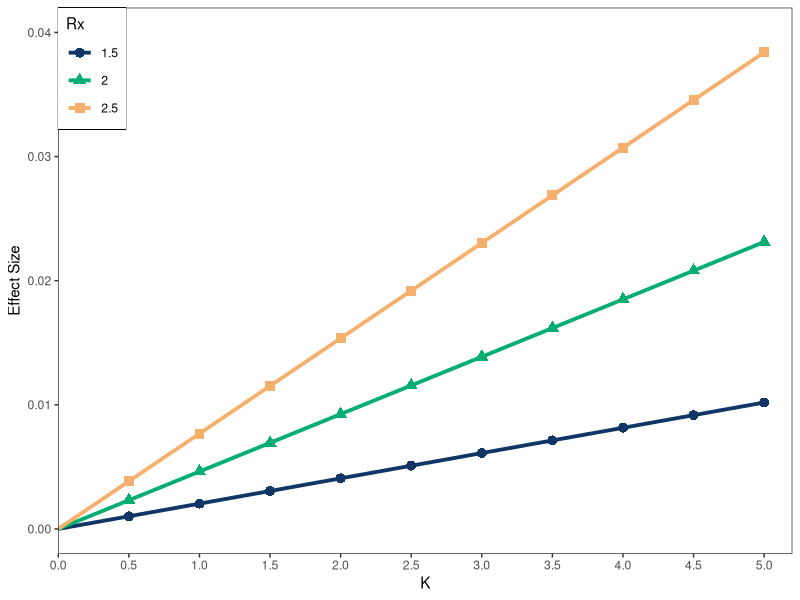
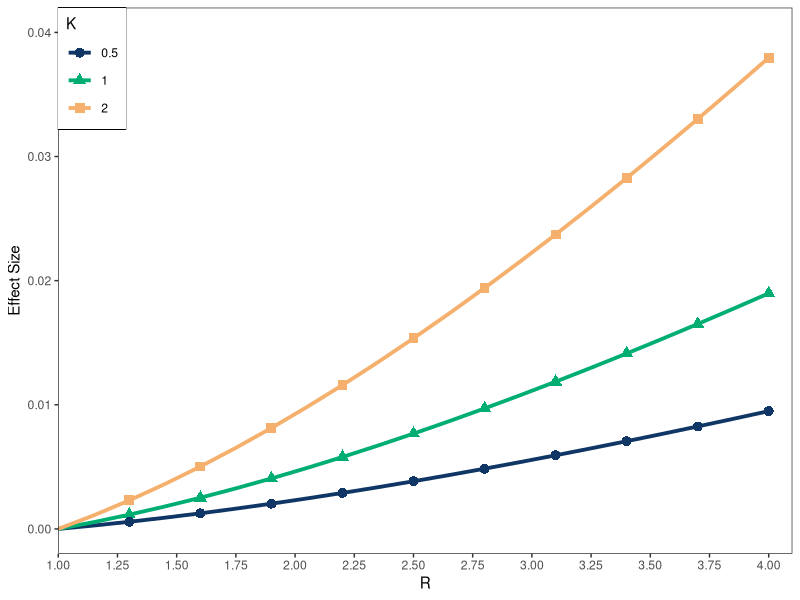
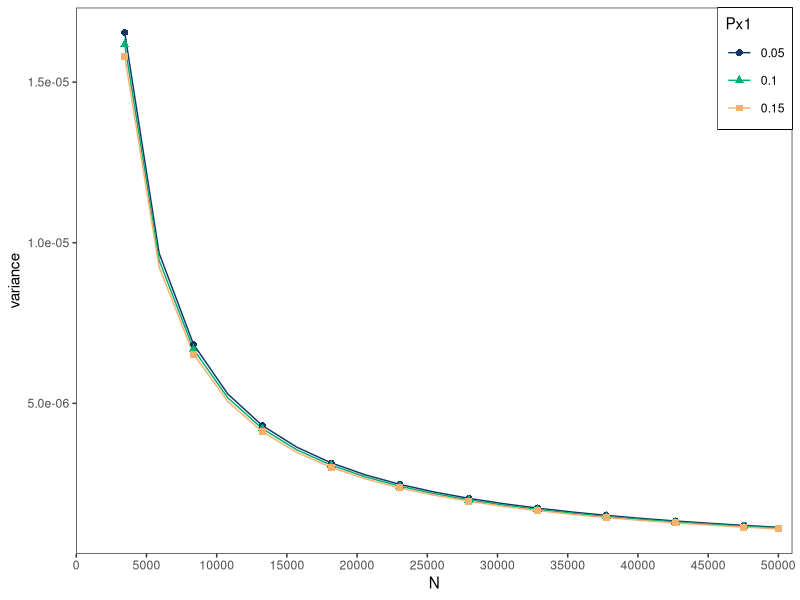
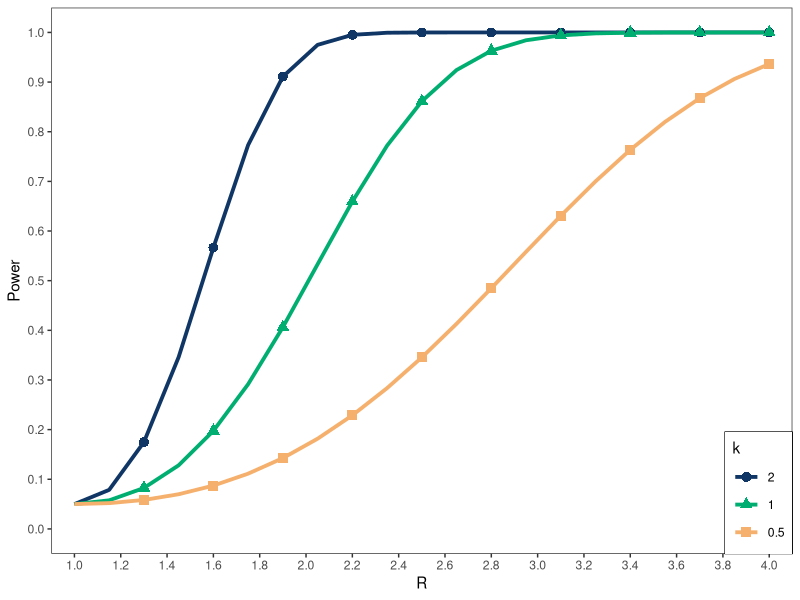
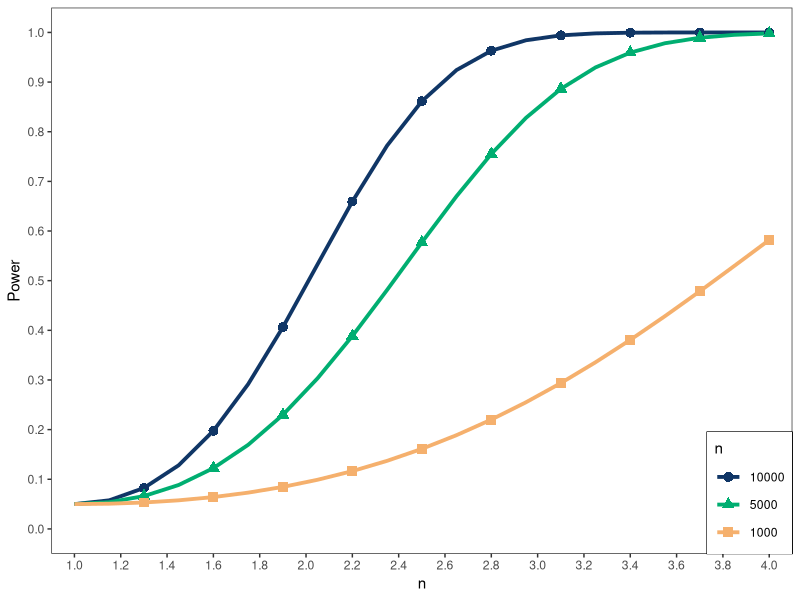
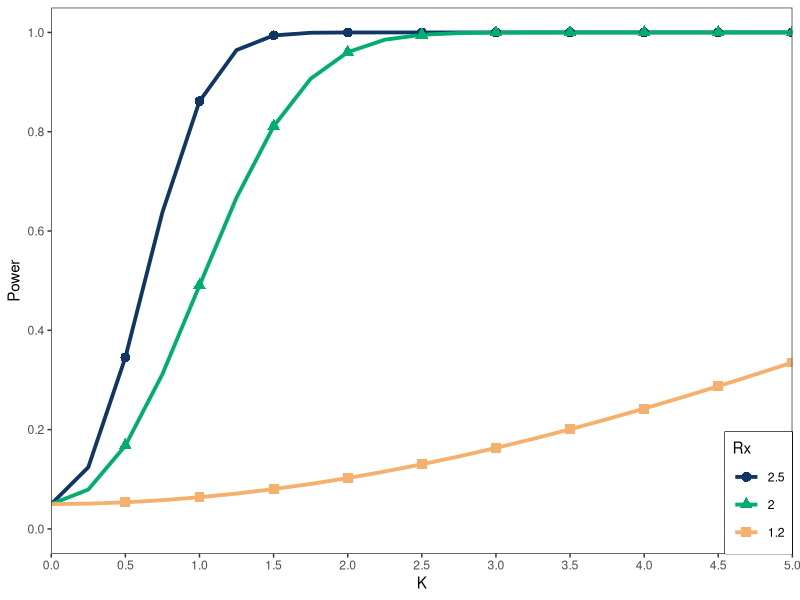
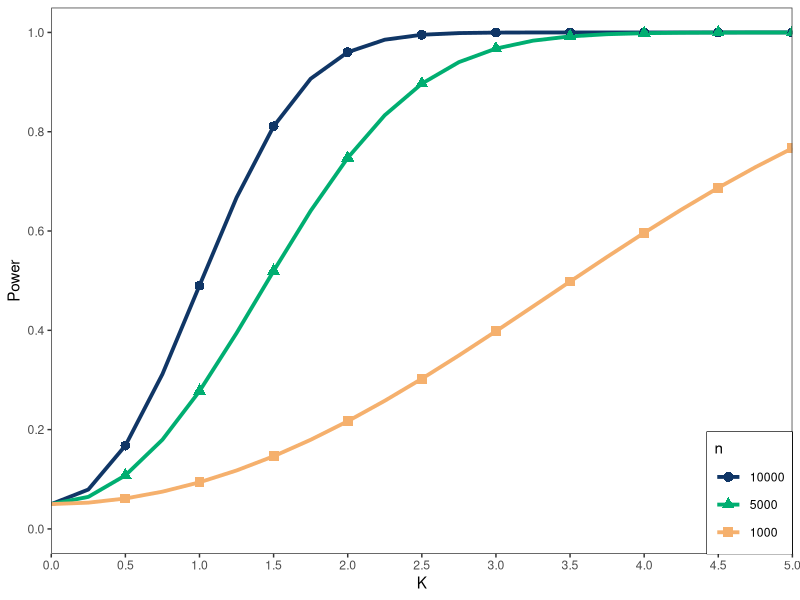
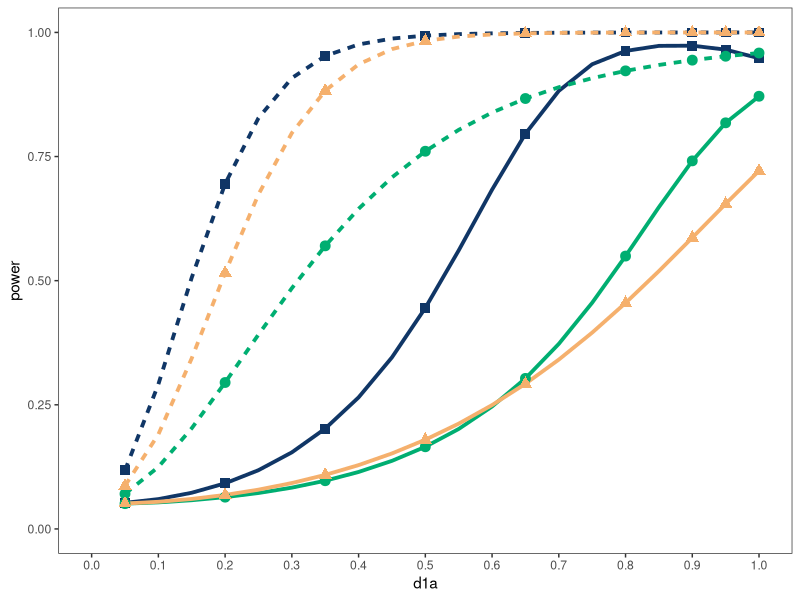

The R source for these figures, in order:
#library related packages
library(reshape2) 
library(ggplot2)   
library(ggpubr)

#basic function
#Pm1,Pm2,Px1,Px2 are the probabilities of carrying gene M1, M2, X1, and X2 by the affected individual,respectively.
#d1 is the LD between X1 and M1, d2 is the LD between X2 and M2, k is the coefficient of interaction, r1 is the relative risks of X1, and r2 is the relative risks of X2.
#PD is the disease prevalence, nD is the size of N chromosomes for the case-control sample, sig.level is the significant criterion p-value, and df is the degree of freedom.
myfunctionE<-function(Pm1,Pm2,Px1,Px2,d1,d2,k,r1,r2,PD,nD,sig.level,df){   
  #Calculate frequency of chromosomes in case samples that carrying X1, X2,The notation * indicates any allele of 0 or 1 at the current site.fx1d is f1*D, fx2d is f*1D.
  fx1d<-r1*Px1/(1+(r1-1)*Px1)           
  fx2d<-r2*Px2/(1+(r2-1)*Px2)    
  #Let nd equals nD
  nd<-nD
  #Calculate f11D, f10D, f01D, and f00D in case samples, f notes the frequencies of disease genes (X1 and X2)
  f11D<-(1+k)*fx1d*fx2d                
  f10D<-fx1d-(1+k)*fx1d*fx2d            
  f01D<-fx2d-(1+k)*fx1d*fx2d            
  f00D<-1-fx1d-fx2d+(1+k)*fx1d*fx2d  
  #Calculate t1,t2 (t1,t2 are parameters required to calculate frequencies in the control group)
  ta<-1-fx1d*PD/Px1                    
  tb<-1-(1-fx1d)*PD/(1-Px1)
  tc<-1-fx2d*PD/Px2
  td<-1-(1-fx2d)*PD/(1-Px2)
  t1<-ta/tb
  t2<-tc/td
  #Calculate Calculate frequency of chromosomes in control samples that carrying X1, X2, The notation * indicates any allele of 0 or 1 at the current site.dfx1 is f1*d, dfx2 is f*1d.
  dfx1<-t1*Px1/(1+(t1-1)*Px1)          
  dfx2<-t2*Px2/(1+(t2-1)*Px2)    
  #Calculate the frequencies of disease genes in control samples
  df11<-(1+k)*dfx1*dfx2                 
  df10<-dfx1-(1+k)*dfx1*dfx2            
  df01<-dfx2-(1+k)*dfx1*dfx2           
  df00<-1-dfx1-dfx2+(1+k)*dfx1*dfx2  
  #Calculate P(m1=1|x1=1),P(m2=1|x2=1),P(m1=1|x1=0),P(m2=1|x2=0),P(m1=0|x1=1),P(m2=0|x2=1),P(m1=0|x1=0), and P(m2=0|x2=0)
  Pa1<-(Pm1*Px1+d1)/Px1                
  Pa2<-(Pm2*Px2+d2)/Px2                 
  Pb1<-(Pm1*(1-Px1)+d1)/(1-Px1)         
  Pb2<-(Pm2*(1-Px2)+d2)/(1-Px2)         
  Pc1<-((1-Pm1)*Px1+d1)/Px1             
  Pc2<-((1-Pm2)*Px2+d2)/Px2            
  Pd1<-((1-Pm1)*(1-Px1)+d1)/(1-Px1)    
  Pd2<-((1-Pm2)*(1-Px2)+d2)/(1-Px2)    
  #Calculate 4 frequencies p11D,p22D,p12D, and p21D for the case samples
  p11D<-Pa1*Pa2*f11D+Pb1*Pa2*f01D+Pa1*Pb2*f10D+Pb1*Pb2*f00D
  p22D<-Pc1*Pc2*f11D+Pd1*Pc2*f01D+Pc1*Pd2*f10D+Pd1*Pd2*f00D
  p12D<-Pa1*Pc2*f11D+Pb1*Pc2*f01D+Pa1*Pd2*f10D+Pb1*Pd2*f00D
  p21D<-Pc1*Pa2*f11D+Pd1*Pa2*f01D+Pc1*Pb2*f10D+Pd1*Pb2*f00D
  #Calculate 4 frequencies p11d,p22d,p12d, and p21d for the control samples
  p11d<-Pa1*Pa2*df11+Pb1*Pa2*df01+Pa1*Pb2*df10+Pb1*Pb2*df00 
  p22d<-Pc1*Pc2*df11+Pd1*Pc2*df01+Pc1*Pd2*df10+Pd1*Pd2*df00
  p12d<-Pa1*Pc2*df11+Pb1*Pc2*df01+Pa1*Pd2*df10+Pb1*Pd2*df00
  p21d<-Pc1*Pa2*df11+Pd1*Pa2*df01+Pc1*Pb2*df10+Pd1*Pb2*df00
  #Calculate the expectation E1 of the LD between the marker genes M1 and M2 for the case group and E2 for the control group 
  E1<-p11D*p22D-p12D*p21D              
  E2<-p11d*p22d-p12d*p21d    
  #Calculate the expectation of effect size of gene-gene interaction in the case-control study
  dE<-E1-E2 
  #Calculate the covariance V1 of the difference of frequencies for the case group and the covariance V2 of the difference of frequencies for the control group
  V1<-((p11D+p12D)*(1-p11D-p12D)*(p11D+p21D)*(1-p11D-p21D)+(1-2*p11D-2*p12D)*(1-2*p11D-2*p21D)*(p11D*p22D-p12D*p21D)-(p11D*p22D-p12D*p21D)*(p11D*p22D-p12D*p21D))/nD 
  V2<-((p11d+p12d)*(1-p11d-p12d)*(p11d+p21d)*(1-p11d-p21d)+(1-2*p11d-2*p12d)*(1-2*p11d-2*p21d)*(p11d*p22d-p12d*p21d)-(p11d*p22d-p12d*p21d)*(p11d*p22d-p12d*p21d))/nd     
  #Calculate V, the sum of V1 and V2
  V<-V1+V2  
  #Calculate the statistic T
  T<-dE*dE/V
  #Connect sig.level, df, and power1
  k1<- qchisq(sig.level, df = df, lower = FALSE)
  #Calculate the power1 value in the chi-square test
  power1<-pchisq(k1, df = df, ncp = T, lower = FALSE)
  #Output dE,V,and power1
  result <- data.frame(dE=dE,V=V,power1=power1)
  print(result)
}

myfunctionE2<-function(Pm1,Pm2,Px1,Px2,d1a,d2a,k,r1,r2,PD,nD,nd,sig.level,df){   #d1a=D1*D1,d2a=D2*D2
  #Calculate d1max and d2max
  d1max<-min(Px1*(1-Pm1),Pm1*(1-Px1))           
  d2max<-min(Px2*(1-Pm2),Pm2*(1-Px2))
  #Calculate Lewontin's d1 and Lewontin's d2
  d1<-d1max*d1a          
  d2<-d2max*d2a           
  #Calculate frequency of chromosomes in case samples that carrying X1, X2,The notation * indicates any allele of 0 or 1 at the current site.fx1d is f1*D, fx2d is f*1D.
  fx1d<-r1*Px1/(1+(r1-1)*Px1)           
  fx2d<-r2*Px2/(1+(r2-1)*Px2)           
  #Calculate f11D, f10D, f01D, and f00D in case samples, f notes the frequencies of disease genes (X1 and X2)
  f11D<-(1+k)*fx1d*fx2d                
  f10D<-fx1d-(1+k)*fx1d*fx2d            
  f01D<-fx2d-(1+k)*fx1d*fx2d            
  f00D<-1-fx1d-fx2d+(1+k)*fx1d*fx2d  
  #Calculate t1,t2 (t1,t2 are parameters required to calculate frequencies in the control group)
  ta<-1-fx1d*PD/Px1                    
  tb<-1-(1-fx1d)*PD/(1-Px1)
  tc<-1-fx2d*PD/Px2
  td<-1-(1-fx2d)*PD/(1-Px2)
  t1<-ta/tb
  t2<-tc/td
  #Calculate Calculate frequency of chromosomes in control samples that carrying X1, X2, The notation * indicates any allele of 0 or 1 at the current site.dfx1 is f1*d, dfx2 is f*1d.
  dfx1<-t1*Px1/(1+(t1-1)*Px1)          
  dfx2<-t2*Px2/(1+(t2-1)*Px2)    
  #Calculate the frequencies of disease genes in control samples
  df11<-(1+k)*dfx1*dfx2                 
  df10<-dfx1-(1+k)*dfx1*dfx2            
  df01<-dfx2-(1+k)*dfx1*dfx2           
  df00<-1-dfx1-dfx2+(1+k)*dfx1*dfx2  
  #Calculate P(m1=1|x1=1),P(m2=1|x2=1),P(m1=1|x1=0),P(m2=1|x2=0),P(m1=0|x1=1),P(m2=0|x2=1),P(m1=0|x1=0), and P(m2=0|x2=0)
  Pa1<-(Pm1*Px1+d1)/Px1                
  Pa2<-(Pm2*Px2+d2)/Px2                 
  Pb1<-(Pm1*(1-Px1)+d1)/(1-Px1)         
  Pb2<-(Pm2*(1-Px2)+d2)/(1-Px2)         
  Pc1<-((1-Pm1)*Px1+d1)/Px1             
  Pc2<-((1-Pm2)*Px2+d2)/Px2            
  Pd1<-((1-Pm1)*(1-Px1)+d1)/(1-Px1)    
  Pd2<-((1-Pm2)*(1-Px2)+d2)/(1-Px2)    
  #Calculate 4 frequencies p11D,p22D,p12D, and p21D for the case samples
  p11D<-Pa1*Pa2*f11D+Pb1*Pa2*f01D+Pa1*Pb2*f10D+Pb1*Pb2*f00D
  p22D<-Pc1*Pc2*f11D+Pd1*Pc2*f01D+Pc1*Pd2*f10D+Pd1*Pd2*f00D
  p12D<-Pa1*Pc2*f11D+Pb1*Pc2*f01D+Pa1*Pd2*f10D+Pb1*Pd2*f00D
  p21D<-Pc1*Pa2*f11D+Pd1*Pa2*f01D+Pc1*Pb2*f10D+Pd1*Pb2*f00D
  #Calculate 4 frequencies p11d,p22d,p12d, and p21d for the control samples
  p11d<-Pa1*Pa2*df11+Pb1*Pa2*df01+Pa1*Pb2*df10+Pb1*Pb2*df00 
  p22d<-Pc1*Pc2*df11+Pd1*Pc2*df01+Pc1*Pd2*df10+Pd1*Pd2*df00
  p12d<-Pa1*Pc2*df11+Pb1*Pc2*df01+Pa1*Pd2*df10+Pb1*Pd2*df00
  p21d<-Pc1*Pa2*df11+Pd1*Pa2*df01+Pc1*Pb2*df10+Pd1*Pb2*df00
  #Calculate the expectation E1 of the LD between the marker genes M1 and M2 for the case group and E2 for the control group 
  E1<-p11D*p22D-p12D*p21D              
  E2<-p11d*p22d-p12d*p21d    
  #Calculate the expectation of effect size of gene-gene interaction in the case-control study
  dE<-E1-E2 
  #Calculate the covariance V1 of the difference of frequencies for the case group and the covariance V2 of the difference of frequencies for the control group
  V1<-((p11D+p12D)*(1-p11D-p12D)*(p11D+p21D)*(1-p11D-p21D)+(1-2*p11D-2*p12D)*(1-2*p11D-2*p21D)*(p11D*p22D-p12D*p21D)-(p11D*p22D-p12D*p21D)*(p11D*p22D-p12D*p21D))/nD 
  V2<-((p11d+p12d)*(1-p11d-p12d)*(p11d+p21d)*(1-p11d-p21d)+(1-2*p11d-2*p12d)*(1-2*p11d-2*p21d)*(p11d*p22d-p12d*p21d)-(p11d*p22d-p12d*p21d)*(p11d*p22d-p12d*p21d))/nd     
  #Calculate V, the sum of V1 and V2
  V<-V1+V2  
  #Calculate the statistic T
  T<-dE*dE/V
  #Connect sig.level, df, and powe1r
  k1<- qchisq(sig.level, df = df, lower = FALSE)
  #Calculate the power value in the chi-square test
  power1<-pchisq(k1, df = df, ncp = T, lower = FALSE)
  #Output d1,d2,r1a,r2a,and power
  result <- data.frame(d1=d1,d2=d2,power1=power1)
  print(result)
}

myfunctionE3<-function(Pm1,Pm2,Px1,Px2,d1a,d2a,k,r1,r2,PD,nD,nd,sig.level,df){   #d1a=D1*D1,d2a=D2*D2
  #Calculate d1max and d2max
  d1max<-min(Px1*(1-Pm1),Pm1*(1-Px1))           
  d2max<-min(Px2*(1-Pm2),Pm2*(1-Px2))
  #Calculate Lewontin's d1 and Lewontin's d2
  d1<-d1max*d1a          
  d2<-d2max*d2a           
  #Calculate frequency of chromosomes in case samples that carrying X1, X2,The notation * indicates any allele of 0 or 1 at the current site.fx1d is f1*D, fx2d is f*1D.
  fx1d<-r1*Px1/(1+(r1-1)*Px1)           
  fx2d<-r2*Px2/(1+(r2-1)*Px2)           
  #Calculate f11D, f10D, f01D, and f00D in case samples, f notes the frequencies of disease genes (X1 and X2)
  f11D<-(1+k)*fx1d*fx2d                
  f10D<-fx1d-(1+k)*fx1d*fx2d            
  f01D<-fx2d-(1+k)*fx1d*fx2d            
  f00D<-1-fx1d-fx2d+(1+k)*fx1d*fx2d  
  #Calculate t1,t2 (t1,t2 are parameters required to calculate frequencies in the control group)
  ta<-1-fx1d*PD/Px1                    
  tb<-1-(1-fx1d)*PD/(1-Px1)
  tc<-1-fx2d*PD/Px2
  td<-1-(1-fx2d)*PD/(1-Px2)
  t1<-ta/tb
  t2<-tc/td
  #Calculate Calculate frequency of chromosomes in control samples that carrying X1, X2, The notation * indicates any allele of 0 or 1 at the current site.dfx1 is f1*d, dfx2 is f*1d.
  dfx1<-t1*Px1/(1+(t1-1)*Px1)          
  dfx2<-t2*Px2/(1+(t2-1)*Px2)    
  #Calculate the frequencies of disease genes in control samples
  df11<-(1+k)*dfx1*dfx2                 
  df10<-dfx1-(1+k)*dfx1*dfx2            
  df01<-dfx2-(1+k)*dfx1*dfx2           
  df00<-1-dfx1-dfx2+(1+k)*dfx1*dfx2  
  #Calculate P(m1=1|x1=1),P(m2=1|x2=1),P(m1=1|x1=0),P(m2=1|x2=0),P(m1=0|x1=1),P(m2=0|x2=1),P(m1=0|x1=0), and P(m2=0|x2=0)
  Pa1<-(Pm1*Px1+d1)/Px1                
  Pa2<-(Pm2*Px2+d2)/Px2                 
  Pb1<-(Pm1*(1-Px1)+d1)/(1-Px1)         
  Pb2<-(Pm2*(1-Px2)+d2)/(1-Px2)         
  Pc1<-((1-Pm1)*Px1+d1)/Px1             
  Pc2<-((1-Pm2)*Px2+d2)/Px2            
  Pd1<-((1-Pm1)*(1-Px1)+d1)/(1-Px1)    
  Pd2<-((1-Pm2)*(1-Px2)+d2)/(1-Px2)    
  #Calculate 4 frequencies p11D,p22D,p12D, and p21D for the case samples
  p11D<-Pa1*Pa2*f11D+Pb1*Pa2*f01D+Pa1*Pb2*f10D+Pb1*Pb2*f00D
  p22D<-Pc1*Pc2*f11D+Pd1*Pc2*f01D+Pc1*Pd2*f10D+Pd1*Pd2*f00D
  p12D<-Pa1*Pc2*f11D+Pb1*Pc2*f01D+Pa1*Pd2*f10D+Pb1*Pd2*f00D
  p21D<-Pc1*Pa2*f11D+Pd1*Pa2*f01D+Pc1*Pb2*f10D+Pd1*Pb2*f00D
  #Calculate 4 frequencies p11d,p22d,p12d, and p21d for the control samples
  p11d<-Pa1*Pa2*df11+Pb1*Pa2*df01+Pa1*Pb2*df10+Pb1*Pb2*df00 
  p22d<-Pc1*Pc2*df11+Pd1*Pc2*df01+Pc1*Pd2*df10+Pd1*Pd2*df00
  p12d<-Pa1*Pc2*df11+Pb1*Pc2*df01+Pa1*Pd2*df10+Pb1*Pd2*df00
  p21d<-Pc1*Pa2*df11+Pd1*Pa2*df01+Pc1*Pb2*df10+Pd1*Pb2*df00
  #Calculate the expectation E3 of the odd ratio for the case group and the control group 
  E3<-(p11D+p12D)*(p21d+p22d)/((p21D+p22D)*(p11d+p12d))    
  #Calculate the variance of the estimated variance of the logarithm of the odd ratio
  V3<-1/(nD*(p11D+p12D))+1/(nD*(p21D+p22D))+1/(nd*(p11d+p12d))+1/(nd*(p21d+p22d))
  #Calculate the statistic T2
  T2<-log(E3)*log(E3)/V3
  #Connect sig.level, df, and power2
  k1<- qchisq(sig.level, df = df, lower = FALSE)
  #Calculate the power value in the chi-square test
  power2<-pchisq(k1, df = df, ncp = T2, lower = FALSE)
  #Output d1,d2,r1a,r2a,and power2
  result <- data.frame(d1=d1,d2=d2,power2=power2)
  print(result)
}


##Generate data and draw the figure of fig.1
#investigate the relationship between dE and k under different values of r1,r2(r1=r2)
output1a <- data.frame(K=seq(0,5,0.25),
                       Rx=rep(c(2.5,2,1.5),each=21))
tmp <- myfunctionE(0.05,0.05,0.05,0.05,0.0475,0.0475,output1a$K,output1a$Rx,output1a$Rx,0.1,10000,0.05,1)
output1a$Size <- tmp$dE

data <- output1a
data$Rx<-as.factor(data$Rx)
data2<-data[-c(1,22,43,seq(2,20,2),seq(23,41,2),seq(44,62,2)),]

p1<-ggplot()+
  geom_line(data = data,aes(x=K,y=Size,group=Rx,color=Rx),linewidth=1.3)+
  geom_point(data = data2,aes(x=K,y=Size,group=Rx,color=Rx,shape=Rx),size=3)+
  scale_color_manual(values = c('#103666','#00ae71','#f5b06d'))+ 
  xlab("K")+
  ylab("Effect Size")+
  theme_bw() +
  theme(panel.grid.major=element_line(colour=NA),
        panel.background = element_rect(fill = "transparent",colour = NA),
        plot.background = element_rect(fill = "transparent",colour = NA),
        panel.grid.minor = element_blank(),
        legend.position = c(0,1),
        legend.justification = c(0,1),
        legend.box.background = element_rect(color="black"),
        legend.key.size=unit(20,"pt"))+
  scale_x_continuous(expand=c(0,0),limits = c(0,5.2),breaks = seq(0,5,0.5))+
  scale_y_continuous(limits = c(0,0.04),breaks = seq(0,0.04,0.01))

ggsave("size-K.pdf", plot = p1, height = 4, width = 5)

#investigate the relationship between mathematical expectation (dE) , the relative risk ratio of X1 (r1,r2) under different values of the gene interaction strength of X1 and X2 (k)
output1b <- data.frame(K=rep(c(2,1,0.5),each=21),
                       Rx=seq(1,4,0.15))
tmp <- myfunctionE(0.05,0.05,0.05,0.05,0.0475,0.0475,output1b$K,output1b$Rx,output1b$Rx,0.1,10000,0.05,1)
output1b$Size <- tmp$dE

data <- output1b
data$K<-as.factor(data$K)
data2<-data[-c(1,22,43,seq(2,20,2),seq(23,41,2),seq(44,62,2)),]

p1<-ggplot()+
  geom_line(data = data,aes(x=Rx,y=Size,group=K,color=K),linewidth=1.3)+
  geom_point(data = data2,aes(x=Rx,y=Size,group=K,color=K,shape=K),size=3)+
  scale_color_manual(values = c('#103666','#00ae71','#f5b06d'))+ 
  xlab("R")+
  ylab("Effect Size")+
  theme_bw() +
  theme(panel.grid.major=element_line(colour=NA),
        panel.background = element_rect(fill = "transparent",colour = NA),
        plot.background = element_rect(fill = "transparent",colour = NA),
        panel.grid.minor = element_blank(),
        legend.position = c(0,1),
        legend.justification = c(0,1),
        legend.box.background = element_rect(color="black"),
        legend.key.size=unit(20,"pt"))+
  scale_x_continuous(expand=c(0,0),limits = c(1,4.1),breaks = seq(1,4,0.25))+
  scale_y_continuous(limits = c(0,0.04),breaks = seq(0,0.04,0.01))

ggsave("size-RR.pdf", plot = p1, height = 4, width = 5)


##Generate data and draw the figure of fig.2
#investigate the relationship between variance and the total chromosome number of the disease population (nD) under different values of the frequency of allele X1 (Px1)  
output1c <- data.frame(n=seq(3450,50000,2450),
                       Px1=rep(c(0.05,0.1,0.15),each=20))
tmp <- myfunctionE(0.05,0.05,output1c$Px1,0.05,0.0475,0.0475,1,2,2,0.1,output1c$n,0.05,1)
output1c$Variance <- tmp$V

data <- output1c
data$Px1<-as.factor(data$Px1)
data2<-data[-seq(2,59,2),]

p1<-ggplot()+
  geom_line(data = data,aes(x=n,y=Variance,group=Px1,color=Px1),linewidth=0.5)+
  geom_point(data = data2,aes(x=n,y=Variance,group=Px1,color=Px1,shape=Px1),size=2)+
  scale_color_manual(values = c('#103666','#00ae71','#f5b06d'))+ 
  xlab("N")+
  ylab("variance")+
  theme_bw() +
  theme(panel.grid.major=element_line(colour=NA),
        panel.background = element_rect(fill = "transparent",colour = NA),
        plot.background = element_rect(fill = "transparent",colour = NA),
        panel.grid.minor = element_blank(),
        legend.position = c(1,1),
        legend.justification = c(1,1),
        legend.box.background = element_rect(color="black"),
        legend.key.size=unit(20,"pt"))+
  scale_x_continuous(expand=c(0,0),limits = c(0,51000),breaks = seq(0,50000,5000))

ggsave("variance-n.pdf", plot = p1, height = 3, width = 4)
write.csv(data,"variance-n.csv")


##Generate data and draw the figure of fig.3
#investigate the relationship between power1 and r1,r2(r1=r2) under different values of k(fig.3A)
output1d <- data.frame(Rx=seq(1,4,0.15),
                       k=rep(c(2,1,0.5),each=21))
tmp <- myfunctionE(0.05,0.05,0.05,0.05,0.0475,0.0475,output1d$k,output1d$Rx,output1d$Rx,0.1,10000,0.05,1)
output1d$power <- tmp$power1

data <- output1d
data$k<-factor(data$k,levels=c("2","1","0.5"))
data2<-data[-c(1,22,43,seq(2,20,2),seq(23,41,2),seq(44,62,2)),]

p1<-ggplot()+
  geom_line(data = data,aes(x=Rx,y=power,group=k,color=k),linewidth=1.3)+
  geom_point(data = data2,aes(x=Rx,y=power,group=k,color=k,shape=k),size=3)+ 
  scale_color_manual(values = c('#103666','#00ae71','#f5b06d'))+
  xlab("R")+
  ylab("Power")+
  theme_bw() +
  theme(panel.grid.major=element_line(colour=NA),
        panel.background = element_rect(fill = "transparent",colour = NA),
        plot.background = element_rect(fill = "transparent",colour = NA),
        panel.grid.minor = element_blank(),
        legend.position = c(1,0),
        legend.justification = c(1,0),
        legend.box.background = element_rect(color="black"),
        legend.key.size=unit(20,"pt"))+
  scale_x_continuous(expand=c(0,0),limits = c(0.9,4.1),breaks = seq(1,4.1,0.2))+
  scale_y_continuous(limits = c(0,1),breaks = seq(0,1,0.1))
ggsave("power-r-k.pdf", plot = p1, height = 4, width = 5)

#investigate the relationship between power1 and r1,r2(r1=r2) under different values of nD(fig.3B)
output1e <- data.frame(Rx=seq(1,4,0.15),
                       n=rep(c(10000,5000,1000),each=21))
tmp <- myfunctionE(0.05,0.05,0.05,0.05,0.0475,0.0475,1,output1e$Rx,output1e$Rx,0.1,output1e$n,0.05,1)
output1e$power <- tmp$power1

data <- output1e
data$n<-factor(data$n,levels=c("10000","5000","1000"))
data2<-data[-c(1,22,43,seq(2,20,2),seq(23,41,2),seq(44,62,2)),]

p1<-ggplot()+
  geom_line(data = data,aes(x=Rx,y=power,group=n,color=n),linewidth=1.3)+
  geom_point(data = data2,aes(x=Rx,y=power,group=n,color=n,shape=n),size=3)+ 
  scale_color_manual(values = c('#103666','#00ae71','#f5b06d'))+
  xlab("n")+
  ylab("Power")+
  theme_bw() +
  theme(panel.grid.major=element_line(colour=NA),
        panel.background = element_rect(fill = "transparent",colour = NA),
        plot.background = element_rect(fill = "transparent",colour = NA),
        panel.grid.minor = element_blank(),
        legend.position = c(1,0),
        legend.justification = c(1,0),
        legend.box.background = element_rect(color="black"),
        legend.key.size=unit(20,"pt"))+
  scale_x_continuous(expand=c(0,0),limits = c(0.9,4.1),breaks = seq(1,4.1,0.2))+
  scale_y_continuous(limits = c(0,1),breaks = seq(0,1,0.1))

ggsave("power-r-n.pdf", plot = p1, height = 4, width = 5)


##Generate data and draw the figure of fig.4
#investigate the relationship between power1 and k under different values of r1,r2(r1=r2)(fig.4A)
output1f <- data.frame(K=seq(0,5,0.25),
                       Rx=rep(c(2.5,2,1.2),each=21))
tmp <- myfunctionE(0.05,0.05,0.05,0.05,0.0475,0.0475,output1f$K,output1f$Rx,output1f$Rx,0.1,10000,0.05,1)
output1f$power <- tmp$power1

data <- output1f
data$Rx<-factor(data$Rx,levels=c("2.5","2","1.2"))
data2<-data[-c(1,22,43,seq(2,20,2),seq(23,41,2),seq(44,62,2)),]

p1<-ggplot()+
  geom_line(data = data,aes(x=K,y=power,group=Rx,color=Rx),linewidth=1.3)+
  geom_point(data = data2,aes(x=K,y=power,group=Rx,color=Rx,shape=Rx),size=3)+ 
  scale_color_manual(values = c('#103666','#00ae71','#f5b06d'))+ 
  xlab("K")+
  ylab("Power")+
  theme_bw() +
  theme(panel.grid.major=element_line(colour=NA),
        panel.background = element_rect(fill = "transparent",colour = NA),
        plot.background = element_rect(fill = "transparent",colour = NA),
        panel.grid.minor = element_blank(),
        legend.position = c(1,0),
        legend.justification = c(1,0),
        legend.box.background = element_rect(color="black"),
        legend.key.size=unit(20,"pt"))+
  scale_x_continuous(expand=c(0,0),limits = c(0,5),breaks = seq(0,5,0.5))+
  scale_y_continuous(limits = c(0,1),breaks = seq(0,1,0.2))
ggsave("power-k-r.pdf", plot = p1, height = 4, width = 5)

#investigate the relationship between power1 and k under different values of nD(fig.4B)
output1g <- data.frame(K=seq(0,5,0.25),
                       n=rep(c(10000,5000,1000),each=21))
tmp <- myfunctionE(0.05,0.05,0.05,0.05,0.0475,0.0475,output1g$K,2,2,0.1,output1g$n,0.05,1)
output1g$power <- tmp$power1

data <- output1g
data$n<-factor(data$n,levels=c("10000","5000","1000"))
data2<-data[-c(1,22,43,seq(2,20,2),seq(23,41,2),seq(44,62,2)),]

p1<-ggplot()+
  geom_line(data = data,aes(x=K,y=power,group=n,color=n),linewidth=1.3)+
  geom_point(data = data2,aes(x=K,y=power,group=n,color=n,shape=n),size=3)+ 
  scale_color_manual(values = c('#103666','#00ae71','#f5b06d'))+ 
  xlab("K")+
  ylab("Power")+
  theme_bw() +
  theme(panel.grid.major=element_line(colour=NA),
        panel.background = element_rect(fill = "transparent",colour = NA),
        plot.background = element_rect(fill = "transparent",colour = NA),
        panel.grid.minor = element_blank(),
        legend.position = c(1,0),
        legend.justification = c(1,0),
        legend.box.background = element_rect(color="black"),
        legend.key.size=unit(20,"pt"))+
  scale_x_continuous(expand=c(0,0),limits = c(0,5),breaks = seq(0,5,0.5))+
  scale_y_continuous(limits = c(0,1),breaks = seq(0,1,0.2))
ggsave("power-K-n.pdf", plot = p1, height = 4, width = 5)


##Generate data and draw the figure of fig.5
#investigate the relationship between power1,power2 and d1a (d1/d1max) under different values of Px1 and level of significance (sig.level)
#Generate data of fig.5
output1h <- data.frame(Px1=rep(c(0.2,0.3,0.1,0.2,0.3,0.1,0.2,0.3,0.1,0.2,0.3,0.1),each=20),
                       d1a=seq(0.05,1,0.05),
                       siglevel=rep(c(0.05,0.0005,0.000005,0.00000005),each=60))

c1<-list()
for (i in 1:length(output1h$Px1)) {
  tmp1<-myfunctionE2(0.2,0.2,output1h$Px1[i],0.2,output1h$d1a[i],1,1,2,2,0.1,10000,10000,output1h$siglevel[i],1)
  pow<-tmp1$power1
  c1[i]<-pow
}
power1<-as.data.frame(do.call(rbind, c1))
output1h$power1 <- power1$V1

d1<-list()
for (i in 1:length(output1h$Px1)) {
  tmp1<-myfunctionE3(0.2,0.2,output1h$Px1[i],0.2,output1h$d1a[i],1,1,2,2,0.1,10000,10000,output1h$siglevel[i],1)
  pow<-tmp1$power2
  d1[i]<-pow
}
power2<-as.data.frame(do.call(rbind, d1))
output1h$power2 <- power2$V1

#draw fig5A
data <- output1h[1:60,-3]
data$Px1<-factor(data$Px1,levels=c("0.2","0.3","0.1"))
data2<-data[-c(seq(2,18,1.5),seq(22,38,1.5),seq(42,58,1.5)),]

library(tidyverse)
data_long <- data %>% pivot_longer(cols = -c("d1a", "Px1"),
                                   names_to = "group", values_to = "power")  
data_long2 <- data2 %>% pivot_longer(cols = -c("d1a", "Px1"),
                                     names_to = "group", values_to = "power") 

p1<-ggplot()+
  geom_line(data=data_long,aes(x = d1a, y = power, linetype = group, color = Px1),linewidth=1.3)+
  geom_point(data=data_long2,aes(x = d1a, y = power, color=Px1, shape=Px1),size=3)+
  scale_shape_manual(values = c(15, 19, 17))+
  scale_color_manual(values = c('#103666','#00ae71','#f5b06d'))+ 
  xlab("d1a")+
  ylab("power")+
  theme_bw() +
  theme(panel.grid.major=element_line(colour=NA),
        legend.position = 'none',
        panel.background = element_rect(fill = "transparent",colour = NA),
        plot.background = element_rect(fill = "transparent",colour = NA),
        panel.grid.minor = element_blank())+
  scale_x_continuous(limits = c(0,1),breaks = seq(0,1,0.1))+
  scale_y_continuous(limits = c(0,1),breaks = seq(0,1,0.25))

#draw fig5B
data <- output1h[61:120,-3]
data$Px1<-factor(data$Px1,levels=c("0.2","0.3","0.1"))
data2<-data[-c(seq(2,18,1.5),seq(22,38,1.5),seq(42,58,1.5)),]

library(tidyverse)
data_long <- data %>% pivot_longer(cols = -c("d1a", "Px1"),
                                   names_to = "group", values_to = "power")  
data_long2 <- data2 %>% pivot_longer(cols = -c("d1a", "Px1"),
                                     names_to = "group", values_to = "power") 
p2<-ggplot()+
  geom_line(data=data_long,aes(x = d1a, y = power, linetype = group, color = Px1),linewidth=1.3)+
  geom_point(data=data_long2,aes(x = d1a, y = power, color=Px1, shape=Px1),size=3)+
  scale_shape_manual(values = c(15, 19, 17))+
  scale_color_manual(values = c('#103666','#00ae71','#f5b06d'))+ 
  xlab("d1a")+
  ylab("power")+
  theme_bw() +
  theme(panel.grid.major=element_line(colour=NA),
        legend.position = 'none',
        panel.background = element_rect(fill = "transparent",colour = NA),
        plot.background = element_rect(fill = "transparent",colour = NA),
        panel.grid.minor = element_blank())+
  scale_x_continuous(limits = c(0,1),breaks = seq(0,1,0.1))+
  scale_y_continuous(limits = c(0,1),breaks = seq(0,1,0.25))

#draw fig5C
data <- output1h[121:180,-3]
data$Px1<-factor(data$Px1,levels=c("0.2","0.3","0.1"))
data2<-data[-c(seq(2,18,1.5),seq(22,38,1.5),seq(42,58,1.5)),]

library(tidyverse)
data_long <- data %>% pivot_longer(cols = -c("d1a", "Px1"),
                                   names_to = "group", values_to = "power")  
data_long2 <- data2 %>% pivot_longer(cols = -c("d1a", "Px1"),
                                     names_to = "group", values_to = "power") 
p3<-ggplot()+
  geom_line(data=data_long,aes(x = d1a, y = power, linetype = group, color = Px1),linewidth=1.3)+
  geom_point(data=data_long2,aes(x = d1a, y = power, color=Px1, shape=Px1),size=3)+
  scale_shape_manual(values = c(15, 19, 17))+
  scale_color_manual(values = c('#103666','#00ae71','#f5b06d'))+ 
  xlab("d1a")+
  ylab("power")+
  theme_bw() +
  theme(panel.grid.major=element_line(colour=NA),
        legend.position = 'none',
        panel.background = element_rect(fill = "transparent",colour = NA),
        plot.background = element_rect(fill = "transparent",colour = NA),
        panel.grid.minor = element_blank())+
  scale_x_continuous(limits = c(0,1),breaks = seq(0,1,0.1))+
  scale_y_continuous(limits = c(0,1),breaks = seq(0,1,0.25))

#draw fig5D
data <- output1h[181:240,-3]
data$Px1<-factor(data$Px1,levels=c("0.2","0.3","0.1"))
data2<-data[-c(seq(2,18,1.5),seq(22,38,1.5),seq(42,58,1.5)),]

library(tidyverse)
data_long <- data %>% pivot_longer(cols = -c("d1a", "Px1"),
                                   names_to = "group", values_to = "power")  
data_long2 <- data2 %>% pivot_longer(cols = -c("d1a", "Px1"),
                                     names_to = "group", values_to = "power") 
p4<-ggplot()+
  geom_line(data=data_long,aes(x = d1a, y = power, linetype = group, color = Px1),linewidth=1.3)+
  geom_point(data=data_long2,aes(x = d1a, y = power, color=Px1, shape=Px1),size=3)+
  scale_shape_manual(values = c(15, 19, 17))+
  scale_color_manual(values = c('#103666','#00ae71','#f5b06d'))+ 
  xlab("d1a")+
  ylab("power")+
  theme_bw() +
  theme(panel.grid.major=element_line(colour=NA),
        panel.background = element_rect(fill = "transparent",colour = NA),
        plot.background = element_rect(fill = "transparent",colour = NA),
        panel.grid.minor = element_blank())+
  scale_x_continuous(limits = c(0,1),breaks = seq(0,1,0.1))+
  scale_y_continuous(limits = c(0,1),breaks = seq(0,1,0.25))

#save fig.5A, fig.5B, fig.5C, and fig.5D
ggsave("power,power2&dla-px1-1.pdf", plot = p1, height = 4, width = 5)
ggsave("power,power2&dla-px1-2.pdf", plot = p2, height = 4, width = 5)
ggsave("power,power2&dla-px1-3.pdf", plot = p3, height = 4, width = 5)
ggsave("power,power2&dla-px1-4.pdf", plot = p4, height = 4, width = 5)


##Generate data and draw the figure of fig.6
#investigate the relationship between power1,power2 and d1a under different values of Px1 and k
#Generate data of fig.6
output1j <- data.frame(Px1=rep(c(0.2,0.3,0.1,0.2,0.3,0.1,0.2,0.3,0.1,0.2,0.3,0.1),each=21),
                       k=seq(0,2,0.1),
                       siglevel=rep(c(0.05,0.0005,0.000005,0.00000005),each=63))
c1<-list()
for (i in 1:length(output1j$Px1)) {
  tmp1<-myfunctionE2(0.2,0.2,output1j$Px1[i],0.2,0.5,1,output1j$k[i],2,2,0.1,10000,10000,output1j$siglevel[i],1)
  pow<-tmp1$power1
  c1[i]<-pow
}
power1<-as.data.frame(do.call(rbind, c1))
output1j$power1 <- power1$V1

d1<-list()
for (i in 1:length(output1j$Px1)) {
  tmp1<-myfunctionE3(0.2,0.2,output1j$Px1[i],0.2,0.5,1,output1j$k[i],2,2,0.1,10000,10000,output1j$siglevel[i],1)
  pow<-tmp1$power2
  d1[i]<-pow
}
power2<-as.data.frame(do.call(rbind, d1))
output1j$power2 <- power2$V1

#draw fig6A
data <- output1j[1:63,-3]
data$Px1<-factor(data$Px1,levels=c("0.2","0.3","0.1"))
data2<-data[-c(seq(2,21,1.5),seq(23,41,1.5),seq(44,62,1.5)),]

library(tidyverse)
data_long <- data %>% pivot_longer(cols = -c("k", "Px1"),
                                   names_to = "group", values_to = "power")  
data_long2 <- data2 %>% pivot_longer(cols = -c("k", "Px1"),
                                     names_to = "group", values_to = "power")  

p1<-ggplot()+
  geom_line(data=data_long,aes(x = k, y = power, linetype = group, color = Px1),linewidth=1)+
  geom_point(data=data_long2,aes(x = k, y = power, color=Px1, shape=Px1),size=3)+
  scale_shape_manual(values = c(15, 19, 17))+
  scale_color_manual(values = c('#103666','#00ae71','#f5b06d'))+ 
  xlab("k")+
  ylab("power")+
  theme_bw() +
  theme(panel.grid.major=element_line(colour=NA),
        legend.position = 'none',
        panel.background = element_rect(fill = "transparent",colour = NA),
        plot.background = element_rect(fill = "transparent",colour = NA),
        panel.grid.minor = element_blank())+
  scale_x_continuous(limits = c(0,2),breaks = seq(0,2,0.2))+
  scale_y_continuous(limits = c(0,1),breaks = seq(0,1,0.25))

#draw fig6B
data <- output1j[64:126,-3]
data$Px1<-factor(data$Px1,levels=c("0.2","0.3","0.1"))
data2<-data[-c(seq(2,21,1.5),seq(23,41,1.5),seq(44,62,1.5)),]

library(tidyverse)
data_long <- data %>% pivot_longer(cols = -c("k", "Px1"),
                                   names_to = "group", values_to = "power")  
data_long2 <- data2 %>% pivot_longer(cols = -c("k", "Px1"),
                                     names_to = "group", values_to = "power")  

p2<-ggplot()+
  geom_line(data=data_long,aes(x = k, y = power, linetype = group, color = Px1),linewidth=1)+
  geom_point(data=data_long2,aes(x = k, y = power, color=Px1, shape=Px1),size=3)+
  scale_shape_manual(values = c(15, 19, 17))+
  scale_color_manual(values = c('#103666','#00ae71','#f5b06d'))+ 
  xlab("k")+
  ylab("power")+
  theme_bw() +
  theme(panel.grid.major=element_line(colour=NA),
        legend.position = 'none',
        panel.background = element_rect(fill = "transparent",colour = NA),
        plot.background = element_rect(fill = "transparent",colour = NA),
        panel.grid.minor = element_blank())+
  scale_x_continuous(limits = c(0,2),breaks = seq(0,2,0.2))+
  scale_y_continuous(limits = c(0,1),breaks = seq(0,1,0.25))

#draw fig6C
data <- output1j[127:189,-3]
data$Px1<-factor(data$Px1,levels=c("0.2","0.3","0.1"))
data2<-data[-c(seq(2,21,1.5),seq(23,41,1.5),seq(44,62,1.5)),]

library(tidyverse)
data_long <- data %>% pivot_longer(cols = -c("k", "Px1"),
                                   names_to = "group", values_to = "power")  
data_long2 <- data2 %>% pivot_longer(cols = -c("k", "Px1"),
                                     names_to = "group", values_to = "power")  

p3<-ggplot()+
  geom_line(data=data_long,aes(x = k, y = power, linetype = group, color = Px1),linewidth=1)+
  geom_point(data=data_long2,aes(x = k, y = power, color=Px1, shape=Px1),size=3)+
  scale_shape_manual(values = c(15, 19, 17))+
  scale_color_manual(values = c('#103666','#00ae71','#f5b06d'))+ 
  xlab("k")+
  ylab("power")+
  theme_bw() +
  theme(panel.grid.major=element_line(colour=NA),
        legend.position = 'none',
        panel.background = element_rect(fill = "transparent",colour = NA),
        plot.background = element_rect(fill = "transparent",colour = NA),
        panel.grid.minor = element_blank())+
  scale_x_continuous(limits = c(0,2),breaks = seq(0,2,0.2))+
  scale_y_continuous(limits = c(0,1),breaks = seq(0,1,0.25))

#draw fig6D
data <- output1j[190:252,-3]
data$Px1<-factor(data$Px1,levels=c("0.2","0.3","0.1"))
data2<-data[-c(seq(2,21,1.5),seq(23,41,1.5),seq(44,62,1.5)),]

library(tidyverse)
data_long <- data %>% pivot_longer(cols = -c("k", "Px1"),
                                   names_to = "group", values_to = "power")  
data_long2 <- data2 %>% pivot_longer(cols = -c("k", "Px1"),
                                     names_to = "group", values_to = "power")  

p4<-ggplot()+
  geom_line(data=data_long,aes(x = k, y = power, linetype = group, color = Px1),linewidth=1)+
  geom_point(data=data_long2,aes(x = k, y = power, color=Px1, shape=Px1),size=3)+
  scale_shape_manual(values = c(15, 19, 17))+
  scale_color_manual(values = c('#103666','#00ae71','#f5b06d'))+ 
  xlab("k")+
  ylab("power")+
  theme_bw() +
  theme(panel.grid.major=element_line(colour=NA),
        panel.background = element_rect(fill = "transparent",colour = NA),
        plot.background = element_rect(fill = "transparent",colour = NA),
        panel.grid.minor = element_blank())+
  scale_x_continuous(limits = c(0,2),breaks = seq(0,2,0.2))+
  scale_y_continuous(limits = c(0,1),breaks = seq(0,1,0.25))

#save fig.6A, fig.6B, fig.6C, and fig.6D
ggsave("power,power2&k-px1-1.pdf", plot = p1, height = 4, width = 5)
ggsave("power,power2&k-px1-2.pdf", plot = p2, height = 4, width = 5)
ggsave("power,power2&k-px1-3.pdf", plot = p3, height = 4, width = 5)
ggsave("power,power2&k-px1-4.pdf", plot = p4, height = 4, width = 5)
